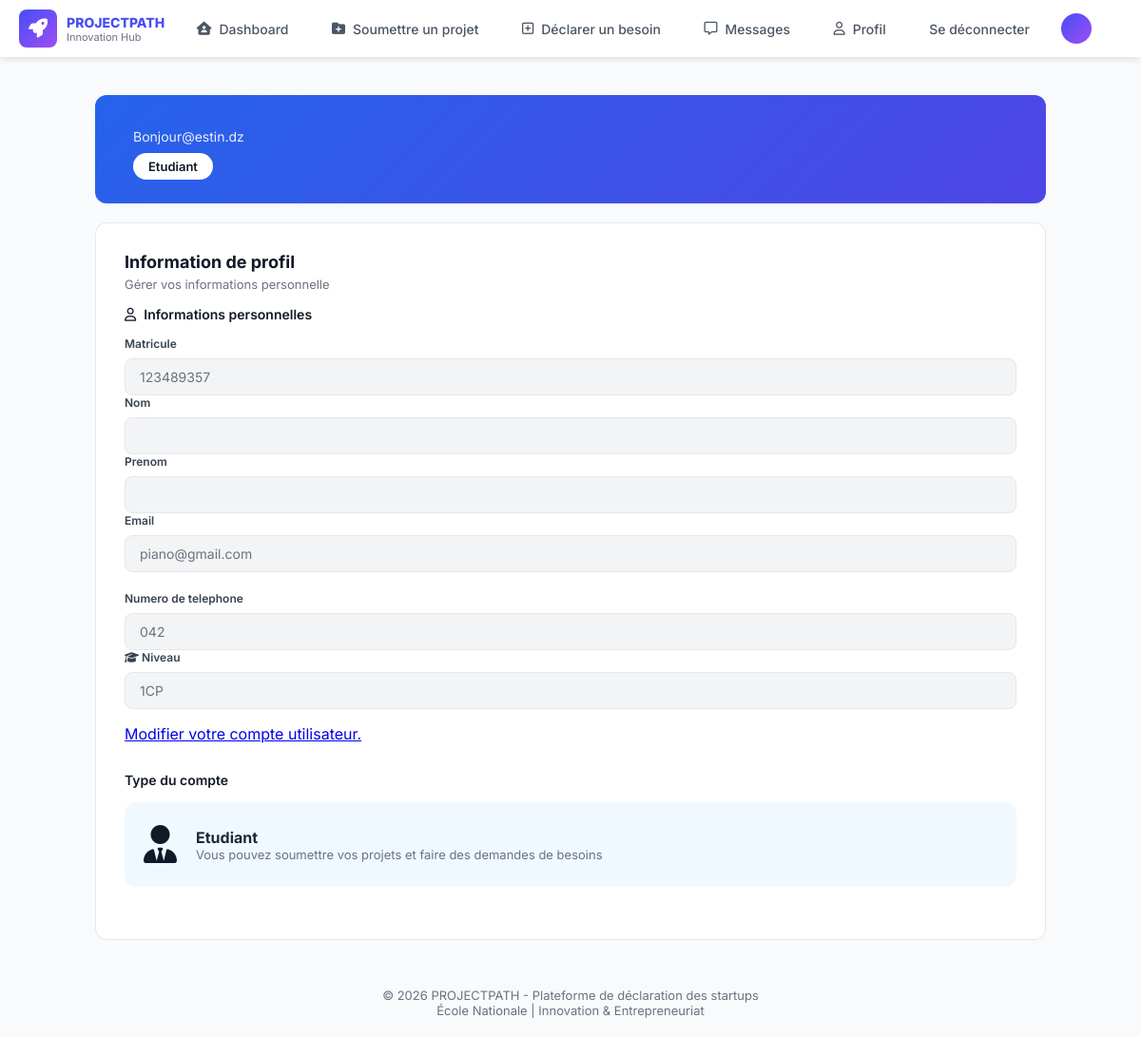
The app's page /user/12 (signed in) with its own data.
### PP/models.py (models this page shows, shortened)
class CompteEtudiant(AbstractUser, PermissionsMixin):
    matricule = models.fields.IntegerField(unique=True, validators= [Validate_matricule], default = "123489357")
    class Niveau(models.TextChoices):
        one = "1CP", "1CP"
        two = "2CP", "2CP"
        three = "1CS" , "1CS"
        four = "2CS" , "2CS"
        five = "3CS", "3CS"
    niveau_etude = models.fields.CharField(max_length = 5 , choices = Niveau.choices, default = "1CP")
    adresse_mail = models.fields.EmailField(blank=True, max_length=254, verbose_name='email address',default = "Bonjour@estin.dz")
    telephone = models.fields.IntegerField(validators=[Validate_telephone], default=42)
    EMAIL_FIELD = 'adress_mail'
    class Meta:
        verbose_name = "User"
        verbose_name_plural = "Users"

### PP/views_user.py (the view)
# urls.py: path("user/<int:user_id>", views_user.user_details, name="user_details"),
@login_required
def user_details(request, user_id):
    if request.user.id != user_id:
        return redirect("logout")
    user = CompteEtudiant.objects.get(id = user_id)
    return render(request, "Student/user.html", {"user": user, "user_id": user_id})

### PP/template/Student/user.html (shortened to what this page needs)
{% load static %}
<!DOCTYPE html>
<html lang="fr">
<head>
    <link rel="stylesheet" href="https://cdnjs.cloudflare.com/ajax/libs/font-awesome/6.4.0/css/all.min.css">
    <link rel="stylesheet" href="{% static 'css/profil.css' %}">
</head>
<body>
    <nav>
        <div class="logo">
            <i class="fa-solid fa-rocket"></i>
            <div class="txt">
                <h4>PROJECTPATH</h4>
                <p>Innovation Hub</p>
            </div>
        </div>
        <div class="nav-links" id="nav-links">
            <div id="dash" class="same" data-page="{%url 'home' user_id%}">
                <i class="fa-solid fa-house-user"></i>
                <p>Dashboard</p>
            </div>
            <div class="same" id="soumettre" data-page="{%url 'add_project' user_id%}">
                <i class="fa-solid fa-folder-plus"></i>
                <p>Soumettre un projet</p>
            </div>
            <div class="same" id="besoin" data-page="{%url 'add_request' user_id%}">
                <i class="fa-regular fa-square-plus"></i>
                <p>Déclarer un besoin</p>
            </div>
            <div class="same" id="message" data-page="{%url 'message_etudiant' user_id%}">
                <i class="fa-regular fa-message"></i>
                <p>Messages</p>
            </div>
            <div class="same" id="profil" data-page="{%url 'user_details' user_id%}">
                <i class="fa-regular fa-user"></i>
                <p>Profil</p>
            </div>
            <div class="same" id="profil" data-page="{%url 'logout'%}">
                <p>Se déconnecter</p>
            </div>
        <div class="nav-right">
            <div class="compte">
                <span id="s1">{{ user.first_name|first }}</span>
            </div>
        </div>
    </nav>
    <main class="container">
        <section class="banner profil-banner">
            <div class="profil-header">
                <div class="profil-info">
                    <p>{{ user.adresse_mail }}</p>
                    <span class="badge-role"> Etudiant</span>
                </div>
            </div>
        </section>
        <section class="card">
            <div class="card-header">
                <div>
                    <h2>Information de profil</h2>
                    <p>Gérer vos informations personnelle</p>
            </div>
             <div class="info-section">
                <div class="info-title">
                    <i class="fa-regular fa-user"></i> Informations personnelles
                </div>
                <div class="info-grid">
                    <div class="form-group">
                        <label >Matricule</label>
                        <input type="number" value={{user.matricule}} disabled class="input-disabled">
                    </div>
                    <div class="form-group">
                        <label>Nom</label>
                        <input type="text" value="{{ user.last_name }}" disabled class="input-disabled">
                    </div>
                    <div class="form-group">
                        <label>Prenom</label>
                        <input type="text" value="{{ user.first_name }}" disabled class="input-disabled">
                    </div>
                    <div class="form-group">
                        <label>Email</label>
                        <input type="email" value="{{ user.email }}" disabled class="input-disabled">
                    </div>
                    <br>
                    <div class="form-group">
                        <label for="nom">Numero de telephone</label>
                        <input type="number" id="nom" value=0{{user.telephone}} disabled class="input-disabled">
                    </div>
                    <div class="form-group">
                        <label for="niveau">
                            <i class="fa-solid fa-graduation-cap"></i> Niveau
                        </label>
                        <input type="text" id="niveau" value={{user.niveau_etude}} disabled class="input-disabled">
                    </div>
                    <div>
                    <p>&nbsp;</p>
                    <a href = "{%url 'modify_user_account' user.id%}">Modifier votre compte utilisateur.</a>
        </div>
                </div>
            </div>
            <div class="info-section mt-30">
                <div class="info-title">
                    Type du compte
                </div>
                <div class="account-type-box">
                    <div class="account-icon">
                        <i class="fa-solid fa-user-tie"></i>
                    </div>
                    <div class="account-content">
                        <h4>Etudiant</h4>
                        <p>Vous pouvez soumettre vos projets et faire des demandes de besoins</p>
                    </div>
                </div>
            </div>
        </section>
    </main>
    <footer style="margin-top: 50px; text-align: center; color: #6b7280; font-size: 13px; padding-bottom: 20px;">
        <p>© 2026 PROJECTPATH - Plateforme de déclaration des startups</p>
        <p>École Nationale | Innovation & Entrepreneuriat</p>
    </footer>
</body>
</html>

### PP/static/css/profil.css (style rules this page uses)
* { margin: 0; padding: 0; box-sizing: border-box; }
body { font-family: 'Inter', sans-serif; background-color: #f8fafc; color: #1f2937; min-height: 100vh; display: flex; flex-direction: column; align-items: center; }
nav { background: #ffffff; position: fixed; top: 0; width: 100%; height: 60px; display: flex; justify-content: space-between; align-items: center; padding: 0 20px; box-shadow: 0 4px 6px -1px rgba(0, 0, 0, 0.1); z-index: 1000; }
.logo { display: flex; align-items: center; gap: 10px; }
.logo i { height: 40px; width: 40px; background: linear-gradient(135deg, rgb(71, 77, 247), rgb(158, 78, 244)); display: flex; justify-content: center; align-items: center; border-radius: 8px; color: white; font-size: 20px; }
.logo h4 { text-transform: uppercase; font-weight: 800; color: rgb(71, 77, 247); font-size: 14px; margin: 0; }
.logo p { font-size: 11px; color: #6b7280; margin: 0; }
.nav-links { display: flex; flex: 1; justify-content: space-evenly; align-items: center; }
nav .same { display: flex; align-items: center; gap: 8px; padding: 8px 12px; border-radius: 8px; color: #4b5563; font-size: 14px; font-weight: 500; cursor: pointer; transition: all 0.2s ease; }
.nav-right { display: flex; align-items: center; gap: 15px; }
.compte { display: flex; align-items: center; gap: 10px; font-size: 14px; font-weight: 500; }
#s1 { background: linear-gradient(135deg, rgb(71, 77, 247), rgb(158, 78, 244)); color: white; height: 32px; width: 32px; display: flex; align-items: center; justify-content: center; border-radius: 50%; font-weight: 600; }
.container { width: 90%; max-width: 1000px; margin-top: 100px; display: flex; flex-direction: column; gap: 20px; }
.banner { color: white; padding: 30px 40px; border-radius: 12px; }
.profil-banner { background: linear-gradient(135deg, #2563eb, #4f46e5); }
.profil-header { display: flex; align-items: center; gap: 30px; }
.profil-info p { font-size: 14px; opacity: 0.9; margin-bottom: 12px; }
.badge-role { background-color: white; color: #111827; font-size: 13px; font-weight: 600; padding: 6px 16px; border-radius: 20px; }
.card { background: white; border-radius: 12px; border: 1px solid #e5e7eb; padding: 30px; }
.card-header { margin-bottom: 25px; }
.card-header h2 { font-size: 18px; color: #111827; margin-bottom: 5px; }
.card-header p { font-size: 13px; color: #6b7280; }
.info-section { margin-top: 15px; }
.mt-30 { margin-top: 30px; }
.info-title { font-size: 14px; font-weight: 600; color: #111827; margin-bottom: 15px; display: flex; align-items: center; gap: 8px; }
.info-grid { gap: 20px; }
.form-group { flex: 1; display: flex; flex-direction: column; gap: 8px; }
.form-group label { font-size: 12px; font-weight: 600; color: #374151; }
.input-disabled { padding: 10px 15px; border-radius: 8px; border: 1px solid #e5e7eb; background-color: #f3f4f6; font-family: 'Inter', sans-serif; font-size: 14px; color: #6b7280; outline: none; cursor: not-allowed; }
.account-type-box { display: flex; align-items: center; gap: 20px; background-color: #f0f9ff; border-radius: 12px; padding: 20px; }
.account-icon { font-size: 40px; color: #111827; }
input, select, textarea { width: 100%; padding: 10px 14px; border: 1px solid #E5E7EB; border-radius: 8px; font-size: 14px; font-family: 'Inter', sans-serif; background: white; color: #1F2937; transition: all 0.2s ease; }

### records on screen
CompteEtudiant: adresse_mail "Bonjour@estin.dz", matricule "123489357", email "piano@gmail.com", telephone "042", niveau_etude "1CP"
